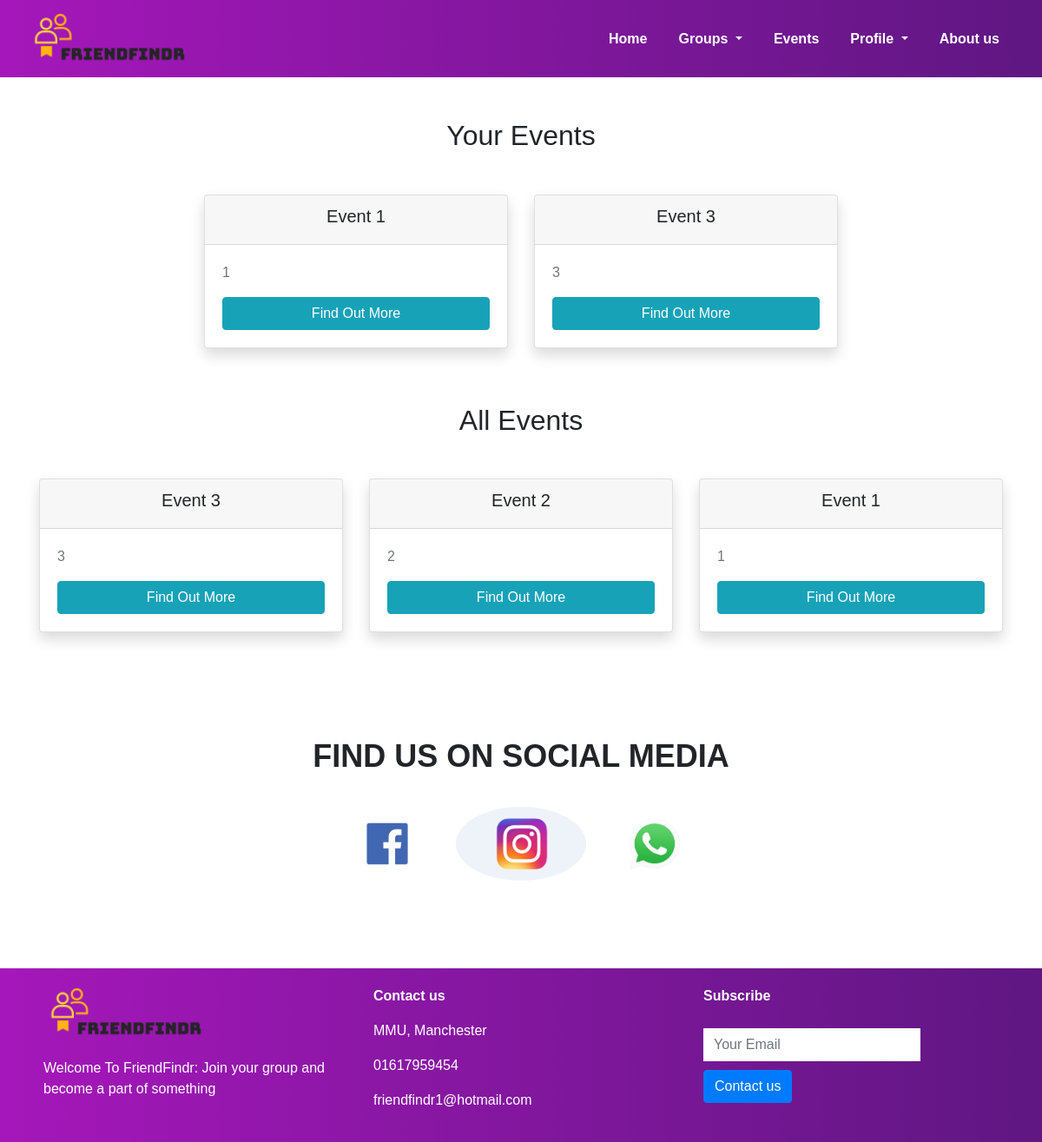
Page /events-page.php (signed in) on the committed database.
### tables this page shows
CREATE TABLE `events` (
  `eventid` int(11) NOT NULL,
  `name` varchar(45) NOT NULL,
  `description` varchar(255) NOT NULL,
  `location` varchar(45) NOT NULL,
  `finish_time` datetime NOT NULL,
  `start_time` datetime NOT NULL
);

### events-page.php (the view, shortened to what this page needs)
<?php
require_once "config.php";
function getUserEvents()
{
    global $mysqli;
    $sql = "SELECT e.eventid, e.name, e.description FROM events e, userevent ue WHERE e.eventid = ue.eventid AND ue.userid =" . $_SESSION["id"] . ";";
    $joinedgroups_err = ($result = $mysqli->query($sql)) ? "" : "Error: " . $mysqli->error;
    if ($result->num_rows > 0) {
        while ($row = $result->fetch_assoc()) {
            echo "<div class=\"col-md-4 py-3\">";
            echo  "<div class=\"card h-100 box-shadow shadow\">";
            echo "<div class=\"card-header text-center\"><h5>". $row["name"] ."</h5></div>";
            echo "<div class=\"card-body d-flex flex-column\">";
            echo "<p class=\"card-text text-muted\">".$row["description"]."</p>";
            echo '<a href="event-page.php?eventid='.$row["eventid"].'" class="btn btn-info" role="button">Find Out More</a>';
            echo  "</div>";
            echo  "</div>";
            echo "</div>";
        }
    } else {
        $joinedgroups_err = "Start finding some events!";
    }
}
function getAllEvents()
{
    global $mysqli;
    $sql = "SELECT * FROM events order by eventid desc";
    $group_err = ($result = $mysqli->query($sql)) ? "" : "Error: " . $mysqli->error;
    if ($result->num_rows > 0) {
        while ($row = $result->fetch_assoc()) {
            echo "<div class=\"col-md-4 py-3\">";
            echo  "<div class=\"card h-100 box-shadow shadow\">";
            echo "<div class=\"card-header text-center\"><h5>". $row["name"] ."</h5></div>";
            echo "<div class=\"card-body d-flex flex-column\">";
            echo "<p class=\"card-text text-muted\">".$row["description"]."</p>";
            echo '<a href="event-page.php?eventid='.$row["eventid"].'" class="btn btn-info" role="button">Find Out More</a>';
            echo  "</div>";
            echo  "</div>";
            echo "</div>";
        }
    } else {
    }
}
?>
<!DOCTYPE html>
<html lang="en">
<head>
    <link rel="stylesheet" href="https://stackpath.bootstrapcdn.com/bootstrap/4.5.2/css/bootstrap.min.css">
    <link rel="stylesheet" type="text/css" href="css/wpCSS.css"">
</head>
<body>
<section id="nav-bar">
    <nav class="navbar navbar-expand-lg navbar-light">
        <div class="container-fluid">
            <a class="navbar-brand" href="#"><img src="./data/logo.png" /></a>
            <div class="collapse navbar-collapse" id="navbarNav">
                <ul class="navbar-nav ml-auto">
                    <li class="nav-item">
                        <a class="nav-link" href="welcome.php">Home</a>
                    </li>
                    <li class="nav-item dropdown">
                        <a class="nav-link dropdown-toggle" href="#" id="navbardrop" data-toggle="dropdown">
                            Groups
                        </a>
                    </li>
                    <li class="nav-item">
                        <a class="nav-link" href="events-page.php">Events</a>
                    </li>
                    <li class="nav-item dropdown">
                        <a class="nav-link dropdown-toggle" href="#" id="navbardrop" data-toggle="dropdown">
                            Profile
                        </a>
                    </li>
                    <li class="nav-item">
                        <a class="nav-link" href="about-us.php">About us</a>
                    </li>
                </ul>
            </div>
        </div>
    </nav>
</section>
<body>
<div class="container" style="">
    <div class="px-3 py-3 pt-md-5 pb-md-4 mx-auto text-center">
        <h2>Your Events</h2>
    </div>
    <div class="row justify-content-md-center"><?php getUserEvents();?></div>
    <div class="px-3 py-3 pt-md-5 pb-md-4 mx-auto text-center">
        <h2>All Events</h2>
    </div>
    <div class="row justify-content-md-center"><?php getAllEvents();?></div>
</div>
<section id="social-media">
    <div class="container text-center">
        <p>FIND US ON SOCIAL MEDIA</p>
        <div class="social-icons">
            <a href="#"> <img src="./data/fb.png" /> </a>
            <a href="#"> <img src="./data/ig.png" /> </a>
            <a href="#"> <img src="./data/ws.jpg" /> </a>
        </div>
    </div>
</section>
<section id="footer">
    <div class="container">
        <div class="row">
            <div class="col-md-4 footer-box">
                <img src="./data/logo.png" />
                <p>
                    Welcome To FriendFindr:
                    Join your group and become a part of something
                </p>
            </div>
            <div class="col-md-4 footer-box">
                <p><b> Contact us </b></p>
                <p><i class="fa fa-map-marker"></i> MMU, Manchester</p>
                <p><i class="fa fa-phone"></i>01617959454</p>
                <p><i class="fa fa-envelope"></i>friendfindr1@hotmail.com</p>
            </div>
            <div class="col-md-4 footer-box">
                <p><b> Subscribe </b></p>
                <input type="email" class="form-control" placeholder="Your Email" />
                <button type="button" class="btn btn-primary">Contact us</button>
            </div>
        </div>
    </div>
</section>
</body>
</html>
</body>

### css/wpCss.css (style rules this page uses)
* { margin:0; padding:0; }
body { font-family: 'Raleway', sans-serif; background-image:url('./man.jpg'); background-repeat: repeat-y; background-size: 100% auto; }
#nav-bar { position: sticky; top:0; z-index:10; }
.navbar { background-image: linear-gradient(to right, #a517ba, #5f1782); }
.navbar-nav li { padding: 0 10px; }
.navbar-nav li a { color: #fff !important; font-weight: 600; float:right; text-align:left; }
.navbar-brand img { width:200px; }
#social-media { padding:100px 0; }
#social-media p { font-size: 36px; font-weight:600; margin-bottom:30px; }
.social-icons img { width:150px; transition:0.5s; border-radius:100%; border:none; }
#footer { background-image: linear-gradient(to right, #a517ba, #5f1782); color: #fff; }
.footer-box { padding:20px; }
.footer-box img { width:200px; margin-bottom:20px; border-radius:5%; }
.footer-box .form-control { box-shadow:none; border:none; border-radius:0; margin-top:25px; max-width:250px; }
.footer-box .btn-primary { margin-top:10px; }

### rows in the picture
events: name "Event 1", description "1"
events: name "Event 3", description "3"
events: name "Event 2", description "2"
